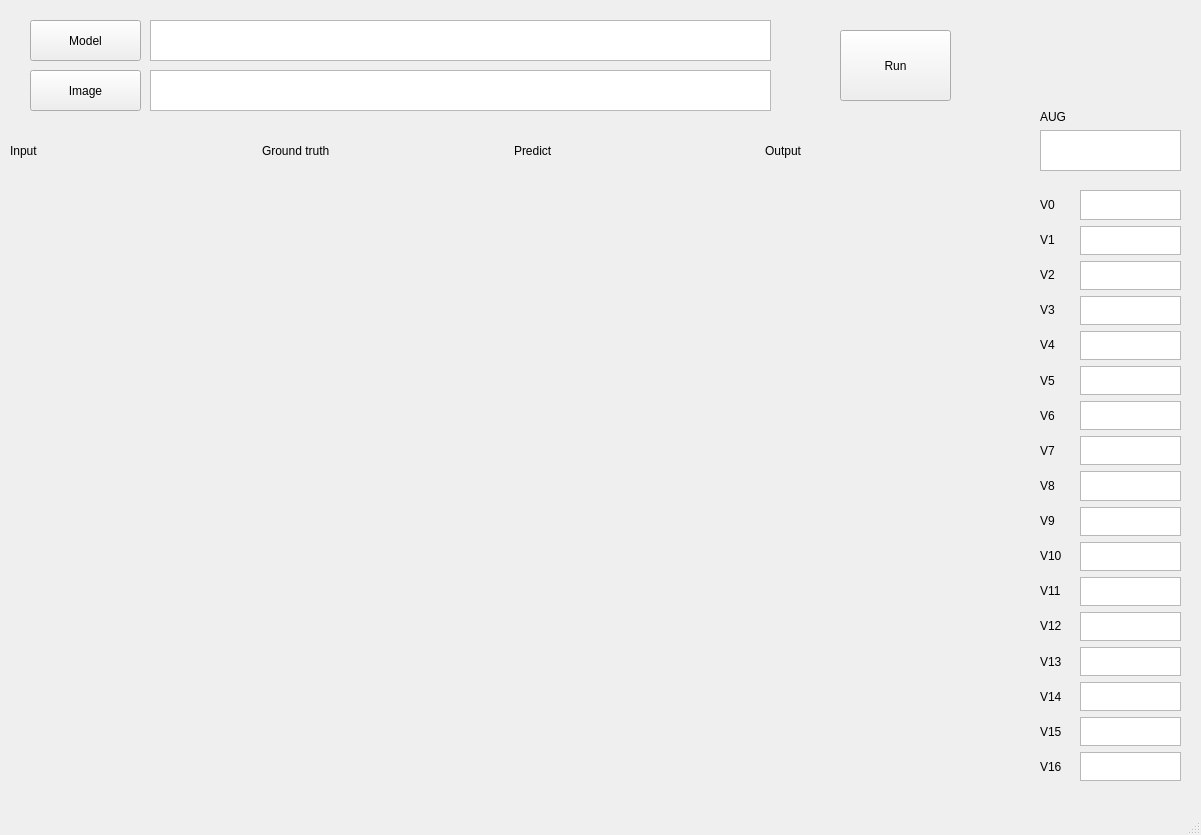
<?xml version="1.0" encoding="UTF-8"?>
<ui version="4.0">
 <class>MainWindow</class>
 <widget class="QMainWindow" name="MainWindow">
  <property name="geometry">
   <rect>
    <x>0</x>
    <y>0</y>
    <width>1201</width>
    <height>835</height>
   </rect>
  </property>
  <property name="windowTitle">
   <string>MainWindow</string>
  </property>
  <widget class="QWidget" name="centralwidget">
   <widget class="QPushButton" name="pushButton_run">
    <property name="geometry">
     <rect>
      <x>840</x>
      <y>30</y>
      <width>111</width>
      <height>71</height>
     </rect>
    </property>
    <property name="text">
     <string>Run</string>
    </property>
   </widget>
   <widget class="QPushButton" name="pushButton_model">
    <property name="geometry">
     <rect>
      <x>30</x>
      <y>20</y>
      <width>111</width>
      <height>41</height>
     </rect>
    </property>
    <property name="autoFillBackground">
     <bool>false</bool>
    </property>
    <property name="styleSheet">
     <string notr="true"/>
    </property>
    <property name="text">
     <string>Model</string>
    </property>
   </widget>
   <widget class="QPushButton" name="pushButton_image">
    <property name="geometry">
     <rect>
      <x>30</x>
      <y>70</y>
      <width>111</width>
      <height>41</height>
     </rect>
    </property>
    <property name="text">
     <string>Image</string>
    </property>
   </widget>
   <widget class="QWidget" name="layoutWidget">
    <property name="geometry">
     <rect>
      <x>1040</x>
      <y>190</y>
      <width>41</width>
      <height>591</height>
     </rect>
    </property>
    <layout class="QVBoxLayout" name="verticalLayout_2">
     <item>
      <widget class="QLabel" name="label_12">
       <property name="layoutDirection">
        <enum>Qt::LeftToRight</enum>
       </property>
       <property name="text">
        <string>V0</string>
       </property>
       <property name="textFormat">
        <enum>Qt::AutoText</enum>
       </property>
       <property name="scaledContents">
        <bool>false</bool>
       </property>
      </widget>
     </item>
     <item>
      <widget class="QLabel" name="label_13">
       <property name="layoutDirection">
        <enum>Qt::LeftToRight</enum>
       </property>
       <property name="text">
        <string>V1</string>
       </property>
       <property name="textFormat">
        <enum>Qt::AutoText</enum>
       </property>
       <property name="scaledContents">
        <bool>false</bool>
       </property>
      </widget>
     </item>
     <item>
      <widget class="QLabel" name="label_14">
       <property name="layoutDirection">
        <enum>Qt::LeftToRight</enum>
       </property>
       <property name="text">
        <string>V2</string>
       </property>
       <property name="textFormat">
        <enum>Qt::AutoText</enum>
       </property>
       <property name="scaledContents">
        <bool>false</bool>
       </property>
      </widget>
     </item>
     <item>
      <widget class="QLabel" name="label_15">
       <property name="layoutDirection">
        <enum>Qt::LeftToRight</enum>
       </property>
       <property name="text">
        <string>V3</string>
       </property>
       <property name="textFormat">
        <enum>Qt::AutoText</enum>
       </property>
       <property name="scaledContents">
        <bool>false</bool>
       </property>
      </widget>
     </item>
     <item>
      <widget class="QLabel" name="label_16">
       <property name="layoutDirection">
        <enum>Qt::LeftToRight</enum>
       </property>
       <property name="text">
        <string>V4</string>
       </property>
       <property name="textFormat">
        <enum>Qt::AutoText</enum>
       </property>
       <property name="scaledContents">
        <bool>false</bool>
       </property>
      </widget>
     </item>
     <item>
      <widget class="QLabel" name="label_17">
       <property name="layoutDirection">
        <enum>Qt::LeftToRight</enum>
       </property>
       <property name="text">
        <string>V5</string>
       </property>
       <property name="textFormat">
        <enum>Qt::AutoText</enum>
       </property>
       <property name="scaledContents">
        <bool>false</bool>
       </property>
      </widget>
     </item>
     <item>
      <widget class="QLabel" name="label_18">
       <property name="layoutDirection">
        <enum>Qt::LeftToRight</enum>
       </property>
       <property name="text">
        <string>V6</string>
       </property>
       <property name="textFormat">
        <enum>Qt::AutoText</enum>
       </property>
       <property name="scaledContents">
        <bool>false</bool>
       </property>
      </widget>
     </item>
     <item>
      <widget class="QLabel" name="label_19">
       <property name="layoutDirection">
        <enum>Qt::LeftToRight</enum>
       </property>
       <property name="text">
        <string>V7</string>
       </property>
       <property name="textFormat">
        <enum>Qt::AutoText</enum>
       </property>
       <property name="scaledContents">
        <bool>false</bool>
       </property>
      </widget>
     </item>
     <item>
      <widget class="QLabel" name="label_20">
       <property name="layoutDirection">
        <enum>Qt::LeftToRight</enum>
       </property>
       <property name="text">
        <string>V8</string>
       </property>
       <property name="textFormat">
        <enum>Qt::AutoText</enum>
       </property>
       <property name="scaledContents">
        <bool>false</bool>
       </property>
      </widget>
     </item>
     <item>
      <widget class="QLabel" name="label_21">
       <property name="layoutDirection">
        <enum>Qt::LeftToRight</enum>
       </property>
       <property name="text">
        <string>V9</string>
       </property>
       <property name="textFormat">
        <enum>Qt::AutoText</enum>
       </property>
       <property name="scaledContents">
        <bool>false</bool>
       </property>
      </widget>
     </item>
     <item>
      <widget class="QLabel" name="label_22">
       <property name="layoutDirection">
        <enum>Qt::LeftToRight</enum>
       </property>
       <property name="text">
        <string>V10</string>
       </property>
       <property name="textFormat">
        <enum>Qt::AutoText</enum>
       </property>
       <property name="scaledContents">
        <bool>false</bool>
       </property>
      </widget>
     </item>
     <item>
      <widget class="QLabel" name="label_23">
       <property name="layoutDirection">
        <enum>Qt::LeftToRight</enum>
       </property>
       <property name="text">
        <string>V11</string>
       </property>
       <property name="textFormat">
        <enum>Qt::AutoText</enum>
       </property>
       <property name="scaledContents">
        <bool>false</bool>
       </property>
      </widget>
     </item>
     <item>
      <widget class="QLabel" name="label_24">
       <property name="layoutDirection">
        <enum>Qt::LeftToRight</enum>
       </property>
       <property name="text">
        <string>V12</string>
       </property>
       <property name="textFormat">
        <enum>Qt::AutoText</enum>
       </property>
       <property name="scaledContents">
        <bool>false</bool>
       </property>
      </widget>
     </item>
     <item>
      <widget class="QLabel" name="label_25">
       <property name="layoutDirection">
        <enum>Qt::LeftToRight</enum>
       </property>
       <property name="text">
        <string>V13</string>
       </property>
       <property name="textFormat">
        <enum>Qt::AutoText</enum>
       </property>
       <property name="scaledContents">
        <bool>false</bool>
       </property>
      </widget>
     </item>
     <item>
      <widget class="QLabel" name="label_26">
       <property name="layoutDirection">
        <enum>Qt::LeftToRight</enum>
       </property>
       <property name="text">
        <string>V14</string>
       </property>
       <property name="textFormat">
        <enum>Qt::AutoText</enum>
       </property>
       <property name="scaledContents">
        <bool>false</bool>
       </property>
      </widget>
     </item>
     <item>
      <widget class="QLabel" name="label_27">
       <property name="layoutDirection">
        <enum>Qt::LeftToRight</enum>
       </property>
       <property name="text">
        <string>V15</string>
       </property>
       <property name="textFormat">
        <enum>Qt::AutoText</enum>
       </property>
       <property name="scaledContents">
        <bool>false</bool>
       </property>
      </widget>
     </item>
     <item>
      <widget class="QLabel" name="label_28">
       <property name="layoutDirection">
        <enum>Qt::LeftToRight</enum>
       </property>
       <property name="text">
        <string>V16</string>
       </property>
       <property name="textFormat">
        <enum>Qt::AutoText</enum>
       </property>
       <property name="scaledContents">
        <bool>false</bool>
       </property>
      </widget>
     </item>
    </layout>
   </widget>
   <widget class="QWidget" name="layoutWidget">
    <property name="geometry">
     <rect>
      <x>10</x>
      <y>130</y>
      <width>1001</width>
      <height>41</height>
     </rect>
    </property>
    <layout class="QHBoxLayout" name="horizontalLayout_2">
     <item>
      <widget class="QLabel" name="label_input">
       <property name="layoutDirection">
        <enum>Qt::RightToLeft</enum>
       </property>
       <property name="autoFillBackground">
        <bool>false</bool>
       </property>
       <property name="locale">
        <locale language="Chinese" country="China"/>
       </property>
       <property name="text">
        <string>Input</string>
       </property>
       <property name="textFormat">
        <enum>Qt::AutoText</enum>
       </property>
       <property name="scaledContents">
        <bool>false</bool>
       </property>
       <property name="wordWrap">
        <bool>false</bool>
       </property>
      </widget>
     </item>
     <item>
      <widget class="QLabel" name="label_groundtruth">
       <property name="layoutDirection">
        <enum>Qt::LeftToRight</enum>
       </property>
       <property name="text">
        <string>Ground truth</string>
       </property>
       <property name="textFormat">
        <enum>Qt::AutoText</enum>
       </property>
       <property name="scaledContents">
        <bool>false</bool>
       </property>
      </widget>
     </item>
     <item>
      <widget class="QLabel" name="label_predict">
       <property name="layoutDirection">
        <enum>Qt::LeftToRight</enum>
       </property>
       <property name="text">
        <string>Predict</string>
       </property>
       <property name="textFormat">
        <enum>Qt::AutoText</enum>
       </property>
       <property name="scaledContents">
        <bool>false</bool>
       </property>
      </widget>
     </item>
     <item>
      <widget class="QLabel" name="label_output">
       <property name="layoutDirection">
        <enum>Qt::LeftToRight</enum>
       </property>
       <property name="text">
        <string>Output</string>
       </property>
       <property name="textFormat">
        <enum>Qt::AutoText</enum>
       </property>
       <property name="scaledContents">
        <bool>false</bool>
       </property>
      </widget>
     </item>
    </layout>
   </widget>
   <widget class="QWidget" name="layoutWidget">
    <property name="geometry">
     <rect>
      <x>1040</x>
      <y>110</y>
      <width>141</width>
      <height>61</height>
     </rect>
    </property>
    <layout class="QVBoxLayout" name="verticalLayout_3">
     <item>
      <widget class="QLabel" name="label_aug">
       <property name="layoutDirection">
        <enum>Qt::LeftToRight</enum>
       </property>
       <property name="text">
        <string>AUG</string>
       </property>
       <property name="textFormat">
        <enum>Qt::AutoText</enum>
       </property>
       <property name="scaledContents">
        <bool>false</bool>
       </property>
      </widget>
     </item>
     <item>
      <widget class="QTextBrowser" name="textBrowser_aug"/>
     </item>
    </layout>
   </widget>
   <widget class="QTextBrowser" name="textBrowser_model">
    <property name="geometry">
     <rect>
      <x>150</x>
      <y>20</y>
      <width>621</width>
      <height>41</height>
     </rect>
    </property>
   </widget>
   <widget class="QTextBrowser" name="textBrowser_image">
    <property name="geometry">
     <rect>
      <x>150</x>
      <y>70</y>
      <width>621</width>
      <height>41</height>
     </rect>
    </property>
   </widget>
   <widget class="QLabel" name="label_inputimage">
    <property name="geometry">
     <rect>
      <x>10</x>
      <y>180</y>
      <width>250</width>
      <height>600</height>
     </rect>
    </property>
    <property name="font">
     <font>
      <family>Times New Roman</family>
      <pointsize>12</pointsize>
      <weight>75</weight>
      <bold>true</bold>
     </font>
    </property>
    <property name="autoFillBackground">
     <bool>true</bool>
    </property>
    <property name="text">
     <string/>
    </property>
   </widget>
   <widget class="QLabel" name="label_groundtruthimage">
    <property name="geometry">
     <rect>
      <x>260</x>
      <y>180</y>
      <width>250</width>
      <height>600</height>
     </rect>
    </property>
    <property name="font">
     <font>
      <family>Times New Roman</family>
      <pointsize>12</pointsize>
      <weight>75</weight>
      <bold>true</bold>
     </font>
    </property>
    <property name="autoFillBackground">
     <bool>true</bool>
    </property>
    <property name="text">
     <string/>
    </property>
   </widget>
   <widget class="QLabel" name="label_predictimage">
    <property name="geometry">
     <rect>
      <x>510</x>
      <y>180</y>
      <width>250</width>
      <height>600</height>
     </rect>
    </property>
    <property name="font">
     <font>
      <family>Times New Roman</family>
      <pointsize>12</pointsize>
      <weight>75</weight>
      <bold>true</bold>
     </font>
    </property>
    <property name="autoFillBackground">
     <bool>true</bool>
    </property>
    <property name="midLineWidth">
     <number>0</number>
    </property>
    <property name="text">
     <string/>
    </property>
    <property name="wordWrap">
     <bool>false</bool>
    </property>
   </widget>
   <widget class="QLabel" name="label_outputimage">
    <property name="geometry">
     <rect>
      <x>760</x>
      <y>180</y>
      <width>250</width>
      <height>600</height>
     </rect>
    </property>
    <property name="font">
     <font>
      <family>Times New Roman</family>
      <pointsize>12</pointsize>
      <weight>75</weight>
      <bold>true</bold>
     </font>
    </property>
    <property name="autoFillBackground">
     <bool>true</bool>
    </property>
    <property name="midLineWidth">
     <number>0</number>
    </property>
    <property name="text">
     <string/>
    </property>
    <property name="wordWrap">
     <bool>false</bool>
    </property>
   </widget>
   <widget class="QWidget" name="">
    <property name="geometry">
     <rect>
      <x>1080</x>
      <y>190</y>
      <width>101</width>
      <height>591</height>
     </rect>
    </property>
    <layout class="QVBoxLayout" name="verticalLayout">
     <item>
      <widget class="QTextBrowser" name="textBrowser_4"/>
     </item>
     <item>
      <widget class="QTextBrowser" name="textBrowser_5"/>
     </item>
     <item>
      <widget class="QTextBrowser" name="textBrowser_6"/>
     </item>
     <item>
      <widget class="QTextBrowser" name="textBrowser_7"/>
     </item>
     <item>
      <widget class="QTextBrowser" name="textBrowser_8"/>
     </item>
     <item>
      <widget class="QTextBrowser" name="textBrowser_9"/>
     </item>
     <item>
      <widget class="QTextBrowser" name="textBrowser_10"/>
     </item>
     <item>
      <widget class="QTextBrowser" name="textBrowser_11"/>
     </item>
     <item>
      <widget class="QTextBrowser" name="textBrowser_12"/>
     </item>
     <item>
      <widget class="QTextBrowser" name="textBrowser_13"/>
     </item>
     <item>
      <widget class="QTextBrowser" name="textBrowser_14"/>
     </item>
     <item>
      <widget class="QTextBrowser" name="textBrowser_15"/>
     </item>
     <item>
      <widget class="QTextBrowser" name="textBrowser_16"/>
     </item>
     <item>
      <widget class="QTextBrowser" name="textBrowser_17"/>
     </item>
     <item>
      <widget class="QTextBrowser" name="textBrowser_18"/>
     </item>
     <item>
      <widget class="QTextBrowser" name="textBrowser_19"/>
     </item>
     <item>
      <widget class="QTextBrowser" name="textBrowser_20"/>
     </item>
    </layout>
   </widget>
  </widget>
  <widget class="QMenuBar" name="menubar">
   <property name="geometry">
    <rect>
     <x>0</x>
     <y>0</y>
     <width>1201</width>
     <height>23</height>
    </rect>
   </property>
  </widget>
  <widget class="QStatusBar" name="statusbar"/>
 </widget>
 <resources/>
 <connections/>
</ui>
